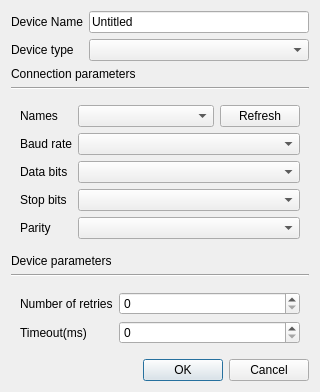
<?xml version="1.0" encoding="UTF-8"?>
<ui version="4.0">
 <class>DeviceConnectionParameterEditor</class>
 <widget class="QDialog" name="DeviceConnectionParameterEditor">
  <property name="geometry">
   <rect>
    <x>0</x>
    <y>0</y>
    <width>320</width>
    <height>334</height>
   </rect>
  </property>
  <property name="minimumSize">
   <size>
    <width>320</width>
    <height>0</height>
   </size>
  </property>
  <property name="windowTitle">
   <string>New Modbus Device</string>
  </property>
  <layout class="QGridLayout" name="gridLayout">
   <item row="9" column="0" colspan="2">
    <widget class="QDialogButtonBox" name="buttonBox">
     <property name="standardButtons">
      <set>QDialogButtonBox::StandardButton::Cancel|QDialogButtonBox::StandardButton::Ok</set>
     </property>
    </widget>
   </item>
   <item row="2" column="0" colspan="2">
    <widget class="QLabel" name="label_9">
     <property name="text">
      <string>Connection parameters</string>
     </property>
    </widget>
   </item>
   <item row="4" column="0" colspan="2">
    <widget class="QStackedWidget" name="stackedWidget">
     <property name="currentIndex">
      <number>0</number>
     </property>
     <widget class="QWidget" name="pageRtu">
      <layout class="QGridLayout" name="gridLayout_2">
       <item row="5" column="1">
        <widget class="QComboBox" name="comboBoxRtuParity"/>
       </item>
       <item row="5" column="0">
        <widget class="QLabel" name="label_5">
         <property name="sizePolicy">
          <sizepolicy hsizetype="Fixed" vsizetype="Preferred">
           <horstretch>0</horstretch>
           <verstretch>0</verstretch>
          </sizepolicy>
         </property>
         <property name="text">
          <string>Parity</string>
         </property>
        </widget>
       </item>
       <item row="2" column="0">
        <widget class="QLabel" name="label_6">
         <property name="text">
          <string>Baud rate</string>
         </property>
        </widget>
       </item>
       <item row="4" column="0">
        <widget class="QLabel" name="label_4">
         <property name="sizePolicy">
          <sizepolicy hsizetype="Fixed" vsizetype="Preferred">
           <horstretch>0</horstretch>
           <verstretch>0</verstretch>
          </sizepolicy>
         </property>
         <property name="text">
          <string>Stop bits</string>
         </property>
        </widget>
       </item>
       <item row="1" column="1">
        <layout class="QHBoxLayout" name="horizontalLayout">
         <item>
          <widget class="QComboBox" name="comboBoxRtuNames">
           <property name="sizePolicy">
            <sizepolicy hsizetype="Expanding" vsizetype="Fixed">
             <horstretch>0</horstretch>
             <verstretch>0</verstretch>
            </sizepolicy>
           </property>
          </widget>
         </item>
         <item>
          <widget class="QPushButton" name="pushButton">
           <property name="text">
            <string>Refresh</string>
           </property>
          </widget>
         </item>
        </layout>
       </item>
       <item row="3" column="1">
        <widget class="QComboBox" name="comboBoxRtuDataBits"/>
       </item>
       <item row="3" column="0">
        <widget class="QLabel" name="label_3">
         <property name="sizePolicy">
          <sizepolicy hsizetype="Fixed" vsizetype="Preferred">
           <horstretch>0</horstretch>
           <verstretch>0</verstretch>
          </sizepolicy>
         </property>
         <property name="text">
          <string>Data bits</string>
         </property>
        </widget>
       </item>
       <item row="2" column="1">
        <widget class="QComboBox" name="comboBoxRtuBaudRate"/>
       </item>
       <item row="4" column="1">
        <widget class="QComboBox" name="comboBoxRtuStopBits"/>
       </item>
       <item row="1" column="0">
        <widget class="QLabel" name="label_2">
         <property name="sizePolicy">
          <sizepolicy hsizetype="Fixed" vsizetype="Preferred">
           <horstretch>0</horstretch>
           <verstretch>0</verstretch>
          </sizepolicy>
         </property>
         <property name="text">
          <string>Names</string>
         </property>
        </widget>
       </item>
      </layout>
     </widget>
     <widget class="QWidget" name="pageTcp">
      <layout class="QGridLayout" name="gridLayout_4">
       <item row="0" column="0">
        <widget class="QLabel" name="label_12">
         <property name="sizePolicy">
          <sizepolicy hsizetype="Fixed" vsizetype="Preferred">
           <horstretch>0</horstretch>
           <verstretch>0</verstretch>
          </sizepolicy>
         </property>
         <property name="text">
          <string>IP Address</string>
         </property>
        </widget>
       </item>
       <item row="0" column="1">
        <widget class="QComboBox" name="comboBoxTcpAddress"/>
       </item>
       <item row="1" column="0">
        <widget class="QLabel" name="label_13">
         <property name="sizePolicy">
          <sizepolicy hsizetype="Fixed" vsizetype="Preferred">
           <horstretch>0</horstretch>
           <verstretch>0</verstretch>
          </sizepolicy>
         </property>
         <property name="text">
          <string>Port</string>
         </property>
        </widget>
       </item>
       <item row="1" column="1">
        <widget class="QSpinBox" name="spinBoxTcpPort"/>
       </item>
      </layout>
     </widget>
    </widget>
   </item>
   <item row="1" column="0">
    <widget class="QLabel" name="label">
     <property name="sizePolicy">
      <sizepolicy hsizetype="Fixed" vsizetype="Preferred">
       <horstretch>0</horstretch>
       <verstretch>0</verstretch>
      </sizepolicy>
     </property>
     <property name="text">
      <string>Device type</string>
     </property>
    </widget>
   </item>
   <item row="8" column="0" colspan="2">
    <widget class="QStackedWidget" name="stackedWidget_2">
     <property name="currentIndex">
      <number>0</number>
     </property>
     <widget class="QWidget" name="pageClient">
      <layout class="QGridLayout" name="gridLayout_3">
       <item row="1" column="1">
        <widget class="QSpinBox" name="spinBoxTimeout"/>
       </item>
       <item row="1" column="0">
        <widget class="QLabel" name="label_8">
         <property name="sizePolicy">
          <sizepolicy hsizetype="Fixed" vsizetype="Preferred">
           <horstretch>0</horstretch>
           <verstretch>0</verstretch>
          </sizepolicy>
         </property>
         <property name="text">
          <string>Timeout(ms)</string>
         </property>
        </widget>
       </item>
       <item row="0" column="0">
        <widget class="QLabel" name="label_7">
         <property name="sizePolicy">
          <sizepolicy hsizetype="Fixed" vsizetype="Preferred">
           <horstretch>0</horstretch>
           <verstretch>0</verstretch>
          </sizepolicy>
         </property>
         <property name="text">
          <string>Number of retries</string>
         </property>
        </widget>
       </item>
       <item row="0" column="1">
        <widget class="QSpinBox" name="spinBoxNumberOfRetries"/>
       </item>
      </layout>
     </widget>
     <widget class="QWidget" name="pageServer">
      <layout class="QGridLayout" name="gridLayout_5">
       <item row="0" column="0">
        <widget class="QLabel" name="label_14">
         <property name="sizePolicy">
          <sizepolicy hsizetype="Fixed" vsizetype="Preferred">
           <horstretch>0</horstretch>
           <verstretch>0</verstretch>
          </sizepolicy>
         </property>
         <property name="text">
          <string>Address</string>
         </property>
        </widget>
       </item>
       <item row="0" column="1">
        <widget class="QSpinBox" name="spinBoxServerAddress"/>
       </item>
       <item row="1" column="0" colspan="2">
        <widget class="QCheckBox" name="checkBoxListenOnlyMode">
         <property name="text">
          <string>Listen only mode</string>
         </property>
        </widget>
       </item>
      </layout>
     </widget>
    </widget>
   </item>
   <item row="5" column="0" colspan="2">
    <widget class="QLabel" name="label_10">
     <property name="text">
      <string>Device parameters</string>
     </property>
    </widget>
   </item>
   <item row="6" column="0" colspan="2">
    <widget class="Line" name="line_2">
     <property name="orientation">
      <enum>Qt::Orientation::Horizontal</enum>
     </property>
    </widget>
   </item>
   <item row="1" column="1">
    <widget class="QComboBox" name="comboBoxDeviceType"/>
   </item>
   <item row="3" column="0" colspan="2">
    <widget class="Line" name="line">
     <property name="orientation">
      <enum>Qt::Orientation::Horizontal</enum>
     </property>
    </widget>
   </item>
   <item row="0" column="0">
    <widget class="QLabel" name="label_11">
     <property name="text">
      <string>Device Name</string>
     </property>
    </widget>
   </item>
   <item row="0" column="1">
    <widget class="QLineEdit" name="lineEditDeviceName">
     <property name="text">
      <string notr="true">Untitled</string>
     </property>
     <property name="placeholderText">
      <string>Such as: Siemens S7-300</string>
     </property>
    </widget>
   </item>
  </layout>
 </widget>
 <resources/>
 <connections>
  <connection>
   <sender>buttonBox</sender>
   <signal>accepted()</signal>
   <receiver>DeviceConnectionParameterEditor</receiver>
   <slot>accept()</slot>
   <hints>
    <hint type="sourcelabel">
     <x>247</x>
     <y>191</y>
    </hint>
    <hint type="destinationlabel">
     <x>6</x>
     <y>176</y>
    </hint>
   </hints>
  </connection>
  <connection>
   <sender>buttonBox</sender>
   <signal>rejected()</signal>
   <receiver>DeviceConnectionParameterEditor</receiver>
   <slot>reject()</slot>
   <hints>
    <hint type="sourcelabel">
     <x>360</x>
     <y>192</y>
    </hint>
    <hint type="destinationlabel">
     <x>392</x>
     <y>171</y>
    </hint>
   </hints>
  </connection>
 </connections>
</ui>
